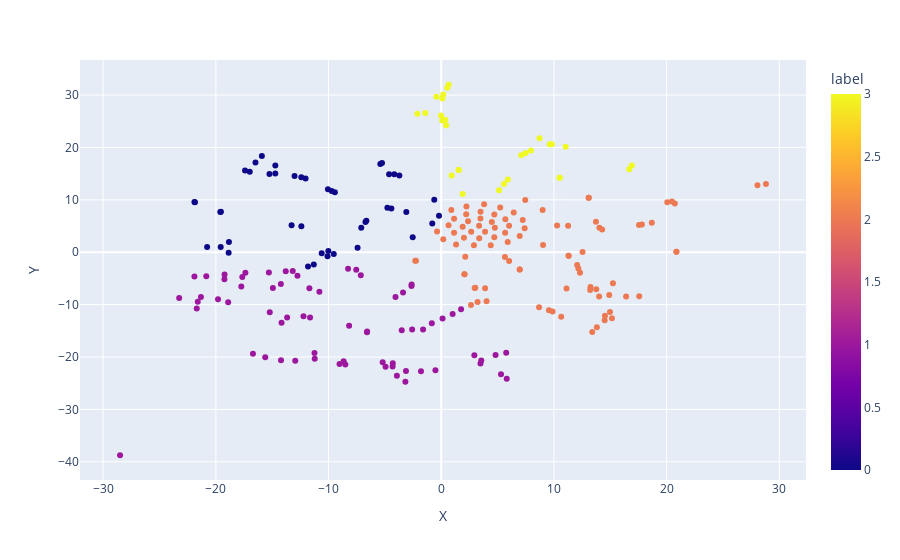

Notebook code cell kept with this figure:
### Code cell
try:
    fig = px.scatter_3d(data_labels, x="X", y="Y", z='Z', color='label', hover_data=['Brand'])
except ValueError:
    fig = px.scatter(data_labels, x="X", y="Y", color='label', hover_data=['Brand'])

fig.show()

### Figure 1 — Plotly figure (JSON) as saved in the notebook; plotly's stock layout.template omitted (floating-point values rounded to 4 significant figures; data arrays with more than 128 entries replaced by an {"elided": "..."} marker saying what was removed)
{"data": [{"customdata": {"elided": "237x1 str values"}, "hovertemplate": "X=%{x}<br>Y=%{y}<br>Brand=%{customdata[0]}<br>label=%{marker.color}<extra></extra>", "legendgroup": "", "marker": {"color": {"elided": "237 int values"}, "coloraxis": "coloraxis", "symbol": "circle"}, "mode": "markers", "name": "", "orientation": "v", "showlegend": false, "type": "scatter", "x": {"elided": "237 float values"}, "xaxis": "x", "y": {"elided": "237 float values"}, "yaxis": "y"}], "layout": {"coloraxis": {"colorbar": {"title": {"text": "label"}}, "colorscale": [[0, "#0d0887"], [0.1111, "#46039f"], [0.2222, "#7201a8"], [0.3333, "#9c179e"], [0.4444, "#bd3786"], [0.5556, "#d8576b"], [0.6667, "#ed7953"], [0.7778, "#fb9f3a"], [0.8889, "#fdca26"], [1, "#f0f921"]]}, "legend": {"tracegroupgap": 0}, "margin": {"t": 60}, "xaxis": {"anchor": "y", "domain": [0, 1], "title": {"text": "X"}}, "yaxis": {"anchor": "x", "domain": [0, 1], "title": {"text": "Y"}}}}
